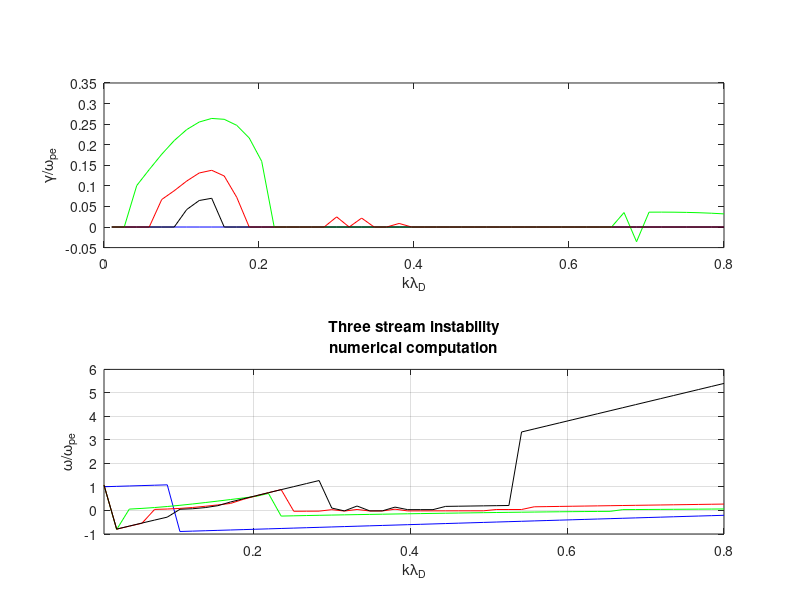

Reproduce this figure in MATLAB.
% D_3cold.m
% Solves cold plasma "3"-stream instability
clear wi wr w k R
% Setting up k (or k*lambda_De_bg)
kmin=0.01; kmax=0.8; nk=50;
k=linspace(kmin,kmax,nk);

% Units
mime=1836;

% Plasma components
% Background electrons
tebg=1.7;%1.7;           % keV
vebg=1;                  % vde1/vte1
% Beam electrons
teb=0.37;               % keV
veb=8;                % vde2/vte2
R=10.^(-[0 1 2 3 ]);    % fraction of density in beam
% Ions
ti=2.2;                 % eV
vi=1;                   % vdi/vti
K=1;                    % K=1 include ions, K=0, exclude ions

% "Average" T
te=@(tebg,teb,R)(R*teb+(1-R)*tebg);
si=@(v,ti,teb,tebg,R)(v*sqrt(ti./te(tebg,teb,R)/1836));
seb=@(v,teb,tebg,R)(v*sqrt(teb./te(tebg,teb,R)));
sebg=@(v,teb,tebg,R)(v*sqrt(tebg./te(tebg,teb,R)));

% Dispersion relation
D=@(x,k,vi,vebg,veb,ti,teb,tebg,R,K)(1-...
    K*(1/1836)./(x-k.*si(vi,ti,teb,tebg,R)).^2-...
    R/(x-k*seb(veb,teb,tebg,R)).^2-...
    (1-R)/(x-k*sebg(vebg,teb,tebg,R)).^2);

w=zeros(nk,length(R));                % Omega

% Solving dispersion relation
for p=1:length(R) 
for q=1:nk
    options=optimset('Display','off'); 
    %x=fsolve(f,1-0.1i,options,kk)*sqrt(2)*kk; 
    x=fsolve(@(x)D(x,k(q),vi,veb,vebg,ti,teb,tebg,R(p),K),.1+.1i,options);
    w(q,p)=fsolve(@(x)D(x,k(q),vi,veb,vebg,ti,teb,tebg,R(p),K),x,options);
end
end

wi=imag(w);
wr=real(w);

figure(1);
color={'b','g','r','k','c','y'};
h1=subplot(2,1,1);
h2=subplot(2,1,2);
for p=1:length(R)
    plot(h1,k,wi(:,p),char(color{p})); hold(h1,'on'); 
    plot(h2,k,wr(:,p),char(color{p})); hold(h2,'on'); 
end
hold(h1,'off');hold(h2,'off')
%legend('\omega_r','-\gamma','\omega_r','-\gamma','Location','SouthEas t');
grid on; 
title(strcat('Three stream instability '...
    ,10,'numerical computation'));
xlabel(h1,'k\lambda_D');
ylabel(h1,'\gamma/\omega_{pe}'); 
xlabel(h2,'k\lambda_D');
ylabel(h2,'\omega/\omega_{pe}'); 
xlim([kmin,kmax]); 
